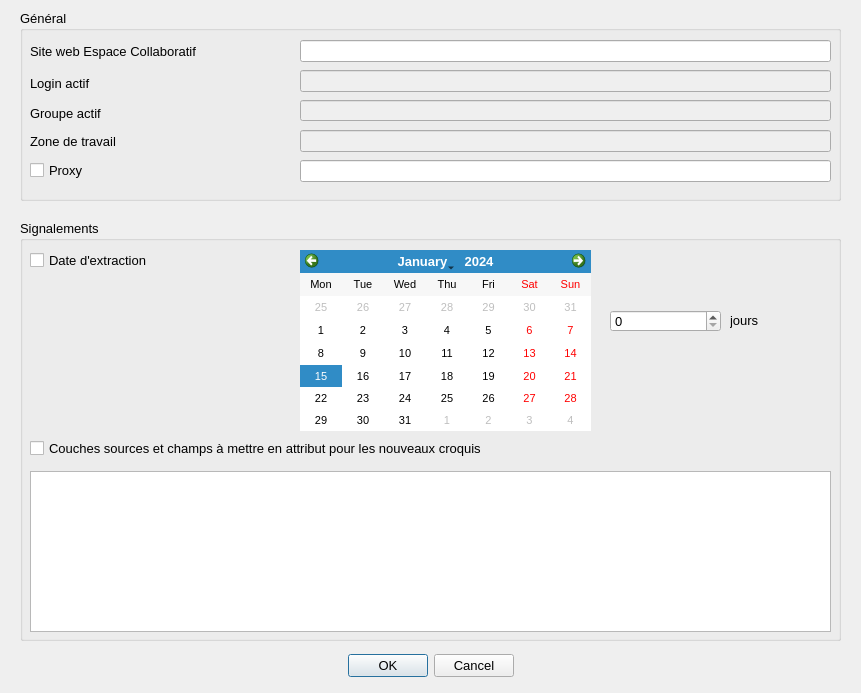
<?xml version="1.0" encoding="UTF-8"?>
<ui version="4.0">
 <class>Dialog</class>
 <widget class="QDialog" name="Dialog">
  <property name="geometry">
   <rect>
    <x>0</x>
    <y>0</y>
    <width>861</width>
    <height>693</height>
   </rect>
  </property>
  <property name="sizePolicy">
   <sizepolicy hsizetype="Preferred" vsizetype="Preferred">
    <horstretch>0</horstretch>
    <verstretch>0</verstretch>
   </sizepolicy>
  </property>
  <property name="font">
   <font>
    <pointsize>10</pointsize>
   </font>
  </property>
  <property name="windowTitle">
   <string>Configuration du plugin Espace Collaboratif</string>
  </property>
  <property name="modal">
   <bool>true</bool>
  </property>
  <widget class="QDialogButtonBox" name="buttonBox">
   <property name="geometry">
    <rect>
     <x>0</x>
     <y>650</y>
     <width>861</width>
     <height>32</height>
    </rect>
   </property>
   <property name="orientation">
    <enum>Qt::Horizontal</enum>
   </property>
   <property name="standardButtons">
    <set>QDialogButtonBox::Cancel|QDialogButtonBox::Ok</set>
   </property>
   <property name="centerButtons">
    <bool>true</bool>
   </property>
  </widget>
  <widget class="QGroupBox" name="groupBox">
   <property name="geometry">
    <rect>
     <x>20</x>
     <y>10</y>
     <width>821</width>
     <height>191</height>
    </rect>
   </property>
   <property name="font">
    <font>
     <pointsize>10</pointsize>
     <weight>700</weight>
     <bold>true</bold>
    </font>
   </property>
   <property name="title">
    <string>Général</string>
   </property>
   <widget class="QLineEdit" name="lineEditUrl">
    <property name="geometry">
     <rect>
      <x>280</x>
      <y>30</y>
      <width>531</width>
      <height>22</height>
     </rect>
    </property>
    <property name="minimumSize">
     <size>
      <width>2</width>
      <height>0</height>
     </size>
    </property>
    <property name="font">
     <font>
      <pointsize>10</pointsize>
      <weight>400</weight>
      <bold>false</bold>
     </font>
    </property>
    <property name="frame">
     <bool>true</bool>
    </property>
   </widget>
   <widget class="QLabel" name="lblUrl">
    <property name="geometry">
     <rect>
      <x>10</x>
      <y>30</y>
      <width>221</width>
      <height>22</height>
     </rect>
    </property>
    <property name="font">
     <font>
      <pointsize>10</pointsize>
      <weight>400</weight>
      <bold>false</bold>
     </font>
    </property>
    <property name="text">
     <string>Site web Espace Collaboratif</string>
    </property>
   </widget>
   <widget class="QLineEdit" name="lineEditLogin">
    <property name="enabled">
     <bool>false</bool>
    </property>
    <property name="geometry">
     <rect>
      <x>280</x>
      <y>60</y>
      <width>531</width>
      <height>22</height>
     </rect>
    </property>
    <property name="font">
     <font>
      <pointsize>10</pointsize>
      <weight>400</weight>
      <bold>false</bold>
     </font>
    </property>
   </widget>
   <widget class="QLineEdit" name="lineEditGroupeActif">
    <property name="enabled">
     <bool>false</bool>
    </property>
    <property name="geometry">
     <rect>
      <x>280</x>
      <y>90</y>
      <width>531</width>
      <height>21</height>
     </rect>
    </property>
    <property name="minimumSize">
     <size>
      <width>2</width>
      <height>0</height>
     </size>
    </property>
    <property name="font">
     <font>
      <pointsize>10</pointsize>
      <weight>400</weight>
      <bold>false</bold>
     </font>
    </property>
    <property name="frame">
     <bool>true</bool>
    </property>
    <property name="readOnly">
     <bool>true</bool>
    </property>
   </widget>
   <widget class="QLabel" name="lblGroupeActif">
    <property name="geometry">
     <rect>
      <x>10</x>
      <y>90</y>
      <width>121</width>
      <height>27</height>
     </rect>
    </property>
    <property name="font">
     <font>
      <pointsize>10</pointsize>
      <weight>400</weight>
      <bold>false</bold>
     </font>
    </property>
    <property name="text">
     <string>Groupe actif</string>
    </property>
   </widget>
   <widget class="QLineEdit" name="lineEditWorkArea">
    <property name="enabled">
     <bool>false</bool>
    </property>
    <property name="geometry">
     <rect>
      <x>280</x>
      <y>120</y>
      <width>531</width>
      <height>22</height>
     </rect>
    </property>
    <property name="minimumSize">
     <size>
      <width>2</width>
      <height>0</height>
     </size>
    </property>
    <property name="font">
     <font>
      <pointsize>10</pointsize>
      <weight>400</weight>
      <bold>false</bold>
     </font>
    </property>
    <property name="frame">
     <bool>true</bool>
    </property>
    <property name="readOnly">
     <bool>true</bool>
    </property>
   </widget>
   <widget class="QLabel" name="lblWorkArea">
    <property name="geometry">
     <rect>
      <x>10</x>
      <y>120</y>
      <width>121</width>
      <height>22</height>
     </rect>
    </property>
    <property name="font">
     <font>
      <pointsize>10</pointsize>
      <weight>400</weight>
      <bold>false</bold>
     </font>
    </property>
    <property name="text">
     <string>Zone de travail</string>
    </property>
   </widget>
   <widget class="QLineEdit" name="lineEditProxy">
    <property name="geometry">
     <rect>
      <x>280</x>
      <y>150</y>
      <width>531</width>
      <height>22</height>
     </rect>
    </property>
    <property name="minimumSize">
     <size>
      <width>2</width>
      <height>0</height>
     </size>
    </property>
    <property name="font">
     <font>
      <pointsize>10</pointsize>
      <weight>400</weight>
      <bold>false</bold>
     </font>
    </property>
    <property name="frame">
     <bool>true</bool>
    </property>
   </widget>
   <widget class="QLabel" name="lblLogin">
    <property name="geometry">
     <rect>
      <x>10</x>
      <y>60</y>
      <width>121</width>
      <height>27</height>
     </rect>
    </property>
    <property name="font">
     <font>
      <pointsize>10</pointsize>
      <weight>400</weight>
      <bold>false</bold>
     </font>
    </property>
    <property name="text">
     <string>Login actif</string>
    </property>
   </widget>
  </widget>
  <widget class="QCheckBox" name="checkBoxProxy">
   <property name="geometry">
    <rect>
     <x>30</x>
     <y>160</y>
     <width>71</width>
     <height>20</height>
    </rect>
   </property>
   <property name="sizePolicy">
    <sizepolicy hsizetype="Maximum" vsizetype="Fixed">
     <horstretch>0</horstretch>
     <verstretch>0</verstretch>
    </sizepolicy>
   </property>
   <property name="minimumSize">
    <size>
     <width>0</width>
     <height>0</height>
    </size>
   </property>
   <property name="font">
    <font>
     <pointsize>10</pointsize>
     <weight>400</weight>
     <bold>false</bold>
    </font>
   </property>
   <property name="layoutDirection">
    <enum>Qt::LeftToRight</enum>
   </property>
   <property name="autoFillBackground">
    <bool>false</bool>
   </property>
   <property name="text">
    <string>Proxy</string>
   </property>
  </widget>
  <widget class="QGroupBox" name="groupBox_2">
   <property name="geometry">
    <rect>
     <x>20</x>
     <y>220</y>
     <width>821</width>
     <height>421</height>
    </rect>
   </property>
   <property name="font">
    <font>
     <pointsize>10</pointsize>
     <weight>700</weight>
     <bold>true</bold>
    </font>
   </property>
   <property name="title">
    <string>Signalements</string>
   </property>
   <widget class="QCheckBox" name="checkBoxDate">
    <property name="geometry">
     <rect>
      <x>10</x>
      <y>30</y>
      <width>161</width>
      <height>20</height>
     </rect>
    </property>
    <property name="sizePolicy">
     <sizepolicy hsizetype="Maximum" vsizetype="Fixed">
      <horstretch>0</horstretch>
      <verstretch>0</verstretch>
     </sizepolicy>
    </property>
    <property name="minimumSize">
     <size>
      <width>0</width>
      <height>0</height>
     </size>
    </property>
    <property name="font">
     <font>
      <pointsize>10</pointsize>
      <weight>400</weight>
      <bold>false</bold>
     </font>
    </property>
    <property name="layoutDirection">
     <enum>Qt::LeftToRight</enum>
    </property>
    <property name="autoFillBackground">
     <bool>false</bool>
    </property>
    <property name="text">
     <string>Date d'extraction</string>
    </property>
   </widget>
   <widget class="QTreeWidget" name="treeWidget">
    <property name="geometry">
     <rect>
      <x>10</x>
      <y>251</y>
      <width>801</width>
      <height>161</height>
     </rect>
    </property>
    <property name="lineWidth">
     <number>100</number>
    </property>
    <property name="alternatingRowColors">
     <bool>true</bool>
    </property>
    <property name="selectionMode">
     <enum>QAbstractItemView::MultiSelection</enum>
    </property>
    <property name="columnCount">
     <number>1</number>
    </property>
    <attribute name="headerVisible">
     <bool>false</bool>
    </attribute>
    <column>
     <property name="text">
      <string notr="true">1</string>
     </property>
    </column>
   </widget>
   <widget class="QCheckBox" name="checkBoxAttributs">
    <property name="geometry">
     <rect>
      <x>10</x>
      <y>210</y>
      <width>661</width>
      <height>36</height>
     </rect>
    </property>
    <property name="sizePolicy">
     <sizepolicy hsizetype="Maximum" vsizetype="Fixed">
      <horstretch>0</horstretch>
      <verstretch>0</verstretch>
     </sizepolicy>
    </property>
    <property name="minimumSize">
     <size>
      <width>0</width>
      <height>0</height>
     </size>
    </property>
    <property name="font">
     <font>
      <pointsize>10</pointsize>
      <weight>400</weight>
      <bold>false</bold>
     </font>
    </property>
    <property name="layoutDirection">
     <enum>Qt::LeftToRight</enum>
    </property>
    <property name="autoFillBackground">
     <bool>false</bool>
    </property>
    <property name="text">
     <string>Couches sources et champs à mettre en attribut pour les nouveaux croquis</string>
    </property>
   </widget>
   <widget class="QCalendarWidget" name="calendarWidget">
    <property name="geometry">
     <rect>
      <x>280</x>
      <y>30</y>
      <width>291</width>
      <height>181</height>
     </rect>
    </property>
    <property name="font">
     <font>
      <pointsize>8</pointsize>
      <weight>400</weight>
      <bold>false</bold>
     </font>
    </property>
    <property name="horizontalHeaderFormat">
     <enum>QCalendarWidget::ShortDayNames</enum>
    </property>
    <property name="verticalHeaderFormat">
     <enum>QCalendarWidget::NoVerticalHeader</enum>
    </property>
    <property name="navigationBarVisible">
     <bool>true</bool>
    </property>
   </widget>
   <widget class="QSpinBox" name="spinBox">
    <property name="geometry">
     <rect>
      <x>590</x>
      <y>90</y>
      <width>111</width>
      <height>22</height>
     </rect>
    </property>
    <property name="font">
     <font>
      <pointsize>10</pointsize>
      <weight>400</weight>
      <bold>false</bold>
     </font>
    </property>
    <property name="maximum">
     <number>2147483647</number>
    </property>
   </widget>
   <widget class="QLabel" name="label_2">
    <property name="geometry">
     <rect>
      <x>710</x>
      <y>80</y>
      <width>61</width>
      <height>41</height>
     </rect>
    </property>
    <property name="font">
     <font>
      <pointsize>10</pointsize>
      <weight>400</weight>
      <bold>false</bold>
     </font>
    </property>
    <property name="text">
     <string>jours</string>
    </property>
   </widget>
  </widget>
 </widget>
 <tabstops>
  <tabstop>lineEditGroupeActif</tabstop>
 </tabstops>
 <resources/>
 <connections>
  <connection>
   <sender>buttonBox</sender>
   <signal>accepted()</signal>
   <receiver>Dialog</receiver>
   <slot>accept()</slot>
   <hints>
    <hint type="sourcelabel">
     <x>248</x>
     <y>254</y>
    </hint>
    <hint type="destinationlabel">
     <x>157</x>
     <y>274</y>
    </hint>
   </hints>
  </connection>
  <connection>
   <sender>buttonBox</sender>
   <signal>rejected()</signal>
   <receiver>Dialog</receiver>
   <slot>reject()</slot>
   <hints>
    <hint type="sourcelabel">
     <x>316</x>
     <y>260</y>
    </hint>
    <hint type="destinationlabel">
     <x>286</x>
     <y>274</y>
    </hint>
   </hints>
  </connection>
 </connections>
</ui>
